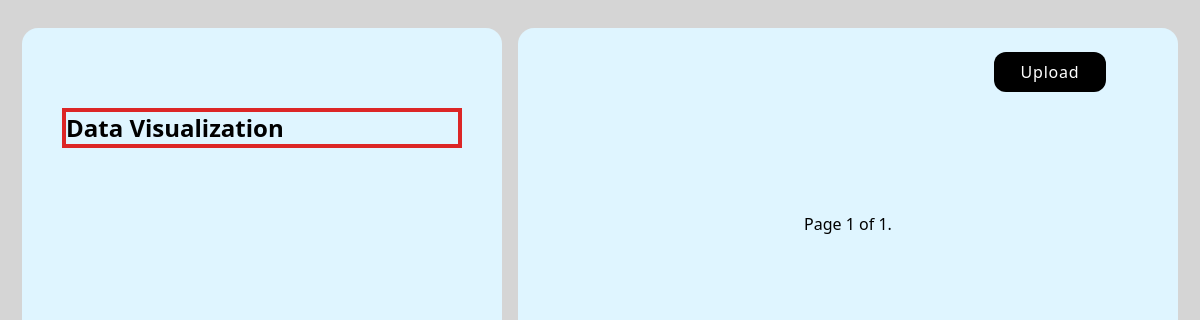
Page /records/ on the earlier database version.
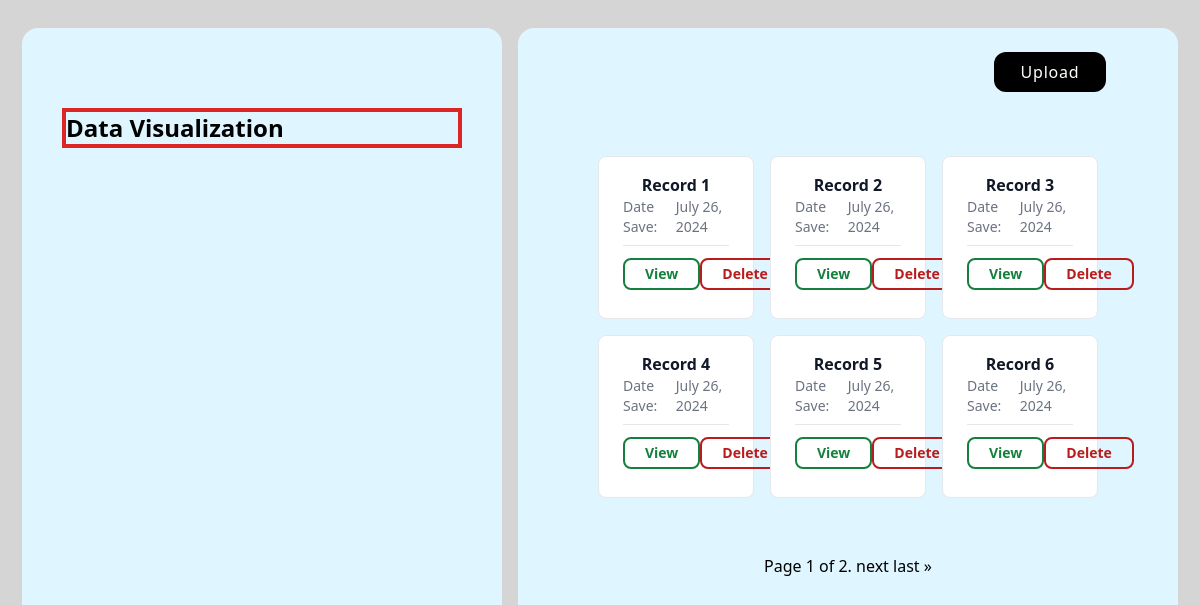
Same page on the later database version.
### my_app/models.py (models this page shows, shortened)
class SavedRecord(models.Model):
    record_number = models.IntegerField(null=True, blank=True)
    date = models.DateField(null=True, blank=True)

### my_app/views.py (the view)
# urls.py: path('records/', views.records, name='records'),
def records(request):
    model_record = SavedRecord.objects.all()
    paginator = Paginator(model_record, 6)
    page_number = request.GET.get("page")
    page_obj = paginator.get_page(page_number)
    return render(request, 'records.html', {'page_obj': page_obj})

### my_app/templates/records.html (shortened to what this page needs)
<!DOCTYPE html>
<html lang="en">
<head>
    {% load static %}
    <link rel="stylesheet" href="{% static 'src/css/styles.css' %}">
</head>
<body>
    <main class="rec-main-frame | justify-center items-center flex">
        <section>
            <div class="rec-left-frame | p-4 px-10 float-left justify-center items-center rounded-2xl">
                <div class="mt-16 border-red-600 border-4 border-solid">
                    <h1 class="text-2xl font-bold">Data Visualization</h1>
                </div>
            </div>
        </section>
        <section>
            <div class="rec-right-frame | p-4 px-16 float-right justify-center items-center rounded-2xl">
                <button class="float-right m-2 w-28 p-2 rounded-xl bg-black text-white tracking-wider">
                    <a href="{% url 'upload' %}">Upload</a>
                </button>
                <div class="container mx-auto p-4 mt-24 border-red-600 border-4 border-none">
                    {% if page_obj %}
                    <div class="grid grid-cols-1 sm:grid-cols-2 md:grid-cols-3 gap-4">
                        {% for record in page_obj %}
                        <div class="flex flex-col bg-white w-full rounded-lg py-4 px-6 border">
                            <h3 class="text-base font-semibold text-gray-900 text-center">Record {{ record.record_number }}</h3>
                            <div class="flex gap-2 text-sm text-gray-500 border-b pb-2">
                                <p class="">Date Save:</p>
                                <p>{{ record.date }}</p>
                            </div>
                            <div class="flex justify-around items-center py-3">
                                <button class="font-semibold text-sm text-green-700 border-solid border-green-700 border-2 p-1 rounded-lg">
                                    <a href="{% url 'view_img' record.id %}" class="mx-4">View</a>
                                </button>
                                <button class="font-semibold text-sm text-red-700 border-solid border-red-700 border-2 p-1 rounded-lg">
                                    <a href="{% url 'del_record' record.id %}" class="mx-4">Delete</a>
                                </button>
                            </div>
                        </div>
                        {% endfor %}
                    </div>
                    {% endif %}
                </div>
                <div class="pagination text-center mt-10">
                    <span class="step-links">
                        <span class="current">
                            Page {{ page_obj.number }} of {{ page_obj.paginator.num_pages }}.
                        </span>
                        {% if page_obj.has_next %}
                            <a href="?page={{ page_obj.next_page_number }}">next</a>
                            <a href="?page={{ page_obj.paginator.num_pages }}">last &raquo;</a>
                        {% endif %}
                    </span>
                </div>
            </div>
        </section>
    </main>
</body>
</html>

Differences in the rows shown:
added SavedRecord: record_number "1", date "July 26, 2024"
added SavedRecord: record_number "2", date "July 26, 2024"
added SavedRecord: record_number "3", date "July 26, 2024"
added SavedRecord: record_number "4", date "July 26, 2024"
added SavedRecord: record_number "5", date "July 26, 2024"
added SavedRecord: record_number "6", date "July 26, 2024"
Other differences:
{{ page_obj.paginator.num_pages }}: "1" → "2"
text now shown: "next last »"
